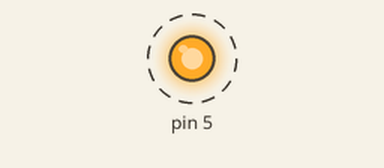
Bench run of a sketch on a simulated Arduino Uno, built with avr-gcc and run on an emulated ATmega328P. Shown: output pins drawn as LEDs (lit = HIGH). Dashed ring = blinking.

Above: at 0.05 s.
Timing chart, 0 to 3.0 s (numbered marks = the images above):
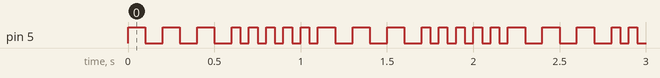

The sketch:

urgent.ino
```cpp
void setup() {
  // initialize digital pin LED_BUILTIN as an output.
  pinMode(5, OUTPUT);
}

// the loop function runs over and over again forever
void loop() {
  for (int i = 0; i < 3; i++) {
    digitalWrite(5, HIGH);
    delay(100);
    digitalWrite(5, LOW);
    delay(100);
  }
  for (int j = 0; j < 5; j++) {
    digitalWrite(5, HIGH);
    delay(50);
    digitalWrite(5, LOW);
    delay(50);
  }
}
```

Measured:
- by itself, pin 5: alternates HIGH for 0.05 s and LOW for 0.05 s
